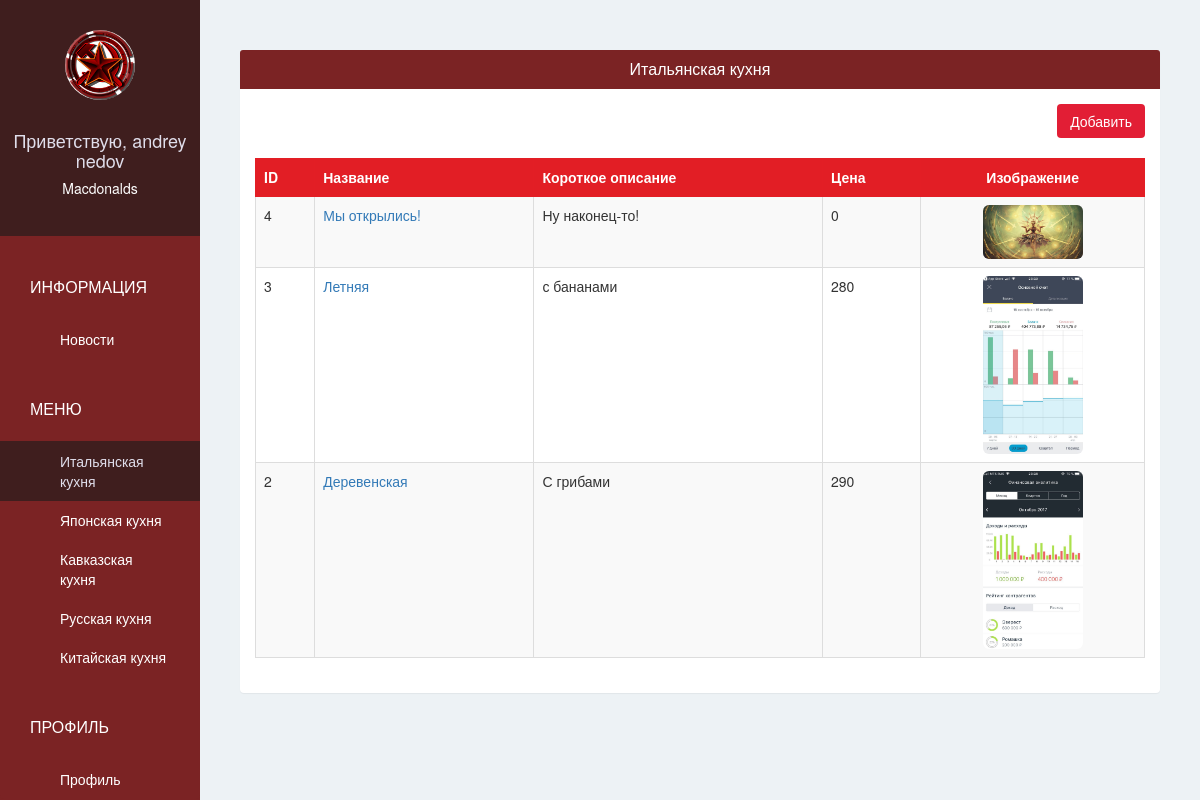
/pizzashop/pizza/ (signed in), run on an earlier commit of the app's database.
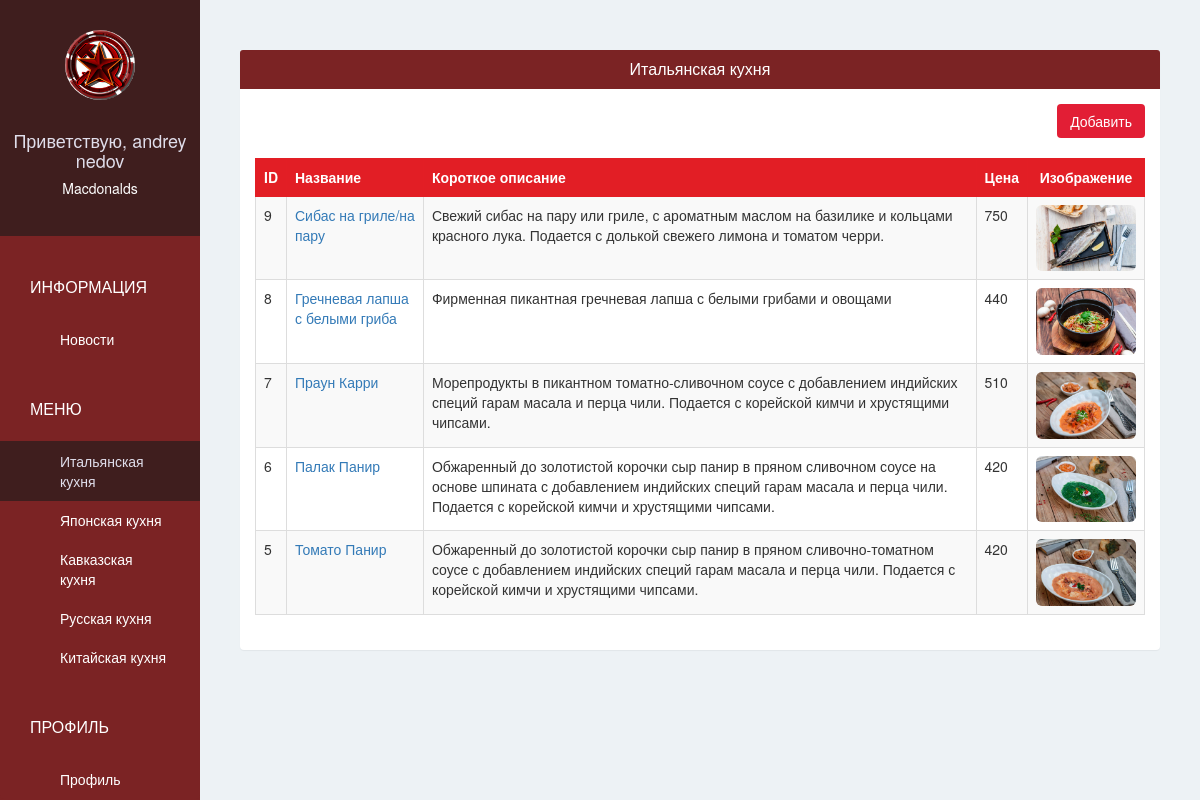
And on a later commit of the database.
### pizzashopapp/models.py (models this page shows, shortened)
class PizzaShop(models.Model):
    owner = models.OneToOneField(User, on_delete=models.CASCADE, related_name='pizzashop')
    name = models.CharField(max_length=100, verbose_name = 'Название')
    phone = models.CharField(max_length=100, verbose_name = 'Телефон')
    address = models.CharField(max_length=100, verbose_name = 'Адрес')
    logo = models.ImageField(upload_to='pizzashop_logo/', blank = False, verbose_name = 'Логотип')

class Pizza(models.Model):
    pizzashop = models.ForeignKey(PizzaShop)
    name = models.CharField(max_length=30)
    short_description = models.CharField(max_length=10000)
    image = models.ImageField(upload_to=get_pizza_upload_path, blank=False)
    price = models.IntegerField(default=0)

### pizzashopapp/views.py (the view)
# urls.py: url(r'^pizzashop/pizza/$', views.pizzashop_pizza, name='pizzashop-pizza'),
@login_required(login_url='/pizzashop/sign-in/')
def pizzashop_pizza(request):
    pizzas = Pizza.objects.filter(pizzashop = request.user.pizzashop).order_by("-id")
    return render(request, 'pizzashop/pizza.html', {
        'pizzas':pizzas,
    })

### pizzashopapp/templates/pizzashop/pizza.html
{% extends 'pizzashop/base.html' %}
{% block page %}
<div class="panel">
  <div class="panel-heading bg-ruby">
    <h4 class="panel-title text-center text-white">
      Итальянская кухня
    </h4>
  </div>
  <div class="panel-body">
    <div class="text-right">
      <a href="{% url 'pizzashop-add-pizza' %}"class="btn btn-red">Добавить</a>
      <br/>
      <br/>
    </div>
    <table class="table table-bordered table-hover table-striped">
      <thead>
        <tr class="bg-red text-white">
          <th>ID</th>
          <th>Название</th>
          <th>Короткое описание</th>
          <th>Цена</th>
          <th class="text-center">Изображение</th>
        </tr>
      </thead>
      <tbody>
        {% for pizza in pizzas %}
          <tr>
            <td scope="row">{{ pizza.id }}</td>
            <td><a href="{% url 'pizzashop-edit-pizza' pizza.id %}">{{ pizza.name }}</a></td>
            <td>{{ pizza.short_description }}</td>
            <td>{{ pizza.price }}</td>
            <td class="text-center"><img class="img-rounded" src="{{ MEDIA_URL }}{{ pizza.image }}" width = "100" ></td>
          </tr>
        {% endfor %}
      </tbody>
    </table>
  </div>
</div>
{% endblock %}

### pizzashopapp/templates/pizzashop/base.html (shortened to what this page needs)
{% extends 'base.html' %}
{% block sidebar %}
{% url 'pizzashop-pizza' as pizzashop_pizza_url %}
{% url 'pizzashop-account' as pizzashop_account_url %}
  <div class="text-center">
    <img class="img-circle" src="{{ MEDIA_URL }}{{ request.user.pizzashop.logo }}" width="70" height="70" >
    <br/>
    <br/>
    <h4>Приветствую, {{ request.user.get_full_name }}</h4>
    <h5>{{ request.user.pizzashop.name }}</h5>
  </div>
  <div class="list-group">
    <span class="text-uppercase">Информация</span>
    <a href="{% url 'pizzashop-news' %}"
    class="list-group-item {% if request.path ==  pizzashop_news_url %} active {% endif %}">Новости</a>
    <span class="text-uppercase">Меню</span>
    <a href="{% url 'pizzashop-pizza' %}"
    class="list-group-item {% if request.path ==  pizzashop_pizza_url %} active {% endif %}">Итальянская кухня</a>
    <a href="{% url 'pizzashop-sushi' %}"
    class="list-group-item {% if request.path ==  pizzashop_sushi_url %} active {% endif %}">Японская кухня</a>
    <a href="{% url 'pizzashop-kavkaz' %}"
    class="list-group-item {% if request.path ==  pizzashop_kavkaz_url %} active {% endif %}">Кавказская кухня</a>
    <a href="{% url 'pizzashop-russia' %}"
    class="list-group-item {% if request.path ==  pizzashop_russia_url %} active {% endif %}">Русская кухня</a>
    <a href="{% url 'pizzashop-china' %}"
    class="list-group-item {% if request.path ==  pizzashop_china_url %} active {% endif %}">Китайская кухня</a>
    <span class="text-uppercase">Профиль</span>
    <a href="{% url 'pizzashop-account' %}"
    class="list-group-item {% if request.path ==  pizzashop_account_url %} active {% endif %}">Профиль</a>
  </div>
{% endblock %}

### pizzashopapp/templates/base.html (shortened to what this page needs)
{% load staticfiles %}
<!DOCTYPE html>
<html lang="en">
<head>
  <link rel="stylesheet" href="{% static 'css/bootstrap.min.css' %}">
  <link rel="stylesheet" href="{% static 'css/style.css' %}">
</head>
<body>
  <div class="container-fluid">
    <div class="row">
      <div class="col-lg-2 col-md-2 col-sm-2 sidebar">
        {% block sidebar %}{% endblock %}
      </div>
      <div class="col-lg-10 col-lg-offset-2 col-md-10 col-md-offset-2 col-sm-20 col-sm-offset-2 content">
        {% block page %}{% endblock %}
      </div>
    </div>
  </div>
</body>
</html>

### pizzashopapp/static/css/style.css (style rules this page uses)
body { padding-top: 50px; background-color: #EDF2F5; overflow: auto; }
.bg-ruby { background-color: #7B2324; }
.bg-red { background-color: #E21E25; }
.text-white { color: white; }
.btn-red { color: white; background-color: #E21E35; }
.sidebar { height: 100vh; position: fixed; top: 0; left: 0; padding: 0; background-color: #7B2324; overflow: auto; }
.sidebar > div:first-child { padding: 30px 10px; font-weight: bold; font-size: 15px; background-color: #3F1E1E; }
.sidebar > div:first-child > h4 { color: #e0deeb; }
.sidebar > div:first-child > h5 { color: #ffffff; }
.sidebar .list-group { padding: 0; background-color: #7B2324; }
.sidebar .list-group > span { color: white; display: block;; margin-top: 20px; padding: 20px 30px; font-size: 16px; font-weight: 300px; }
.sidebar .list-group .list-group-item, .sidebar .list-group .list-group-item:focus { background-color: #7B2324; color: white; border: 0; padding-left: 60px; padding-right: 30px; }
.sidebar .list-group .list-group-item.active, .sidebar .list-group .list-group-item:hover { background-color: #3F1E1E; color: #e0deeb; }
.content { padding: 0 40px; }
.content .panel { border: none; }
.table > thead > tr > th, .table > thead > tr > td { vertical-align: middle; }
.table, .table > thead > tr > th { border-color: #E31E25; }

What changed in the data, as far as the page shows it:
removed Pizza: id "4", name "Мы открылись!", short_description "Ну наконец-то!", price "0", image (picture)
removed Pizza: id "3", name "Летняя", short_description "с бананами", price "280", image (picture)
removed Pizza: id "2", name "Деревенская", short_description "С грибами", price "290", image (picture)
added Pizza: id "9", name "Сибас на гриле/на пару", short_description "Свежий сибас на пару или гриле, с ароматным маслом на базилике и кольцами красного лука. Подается с долькой свежего лимона и томатом черри.", price "750", image (picture)
added Pizza: id "8", name "Гречневая лапша с белыми гриба", short_description "Фирменная пикантная гречневая лапша с белыми грибами и овощами", price "440", image (picture)
added Pizza: id "7", name "Праун Карри", short_description "Морепродукты в пикантном томатно-сливочном соусе с добавлением индийских специй гарам масала и перца чили. Подается с корейской кимчи и хрустящими чипсами.", price "510", image (picture)
added Pizza: id "6", name "Палак Панир", short_description "Обжаренный до золотистой корочки сыр панир в пряном сливочном соусе на основе шпината с добавлением индийских специй гарам масала и перца чили. Подается с корейской кимчи и хрустящими чипсами.", price "420", image (picture)
added Pizza: id "5", name "Томато Панир", short_description "Обжаренный до золотистой корочки сыр панир в пряном сливочно-томатном соусе с добавлением индийских специй гарам масала и перца чили. Подается с корейской кимчи и хрустящими чипсами.", price "420", image (picture)
